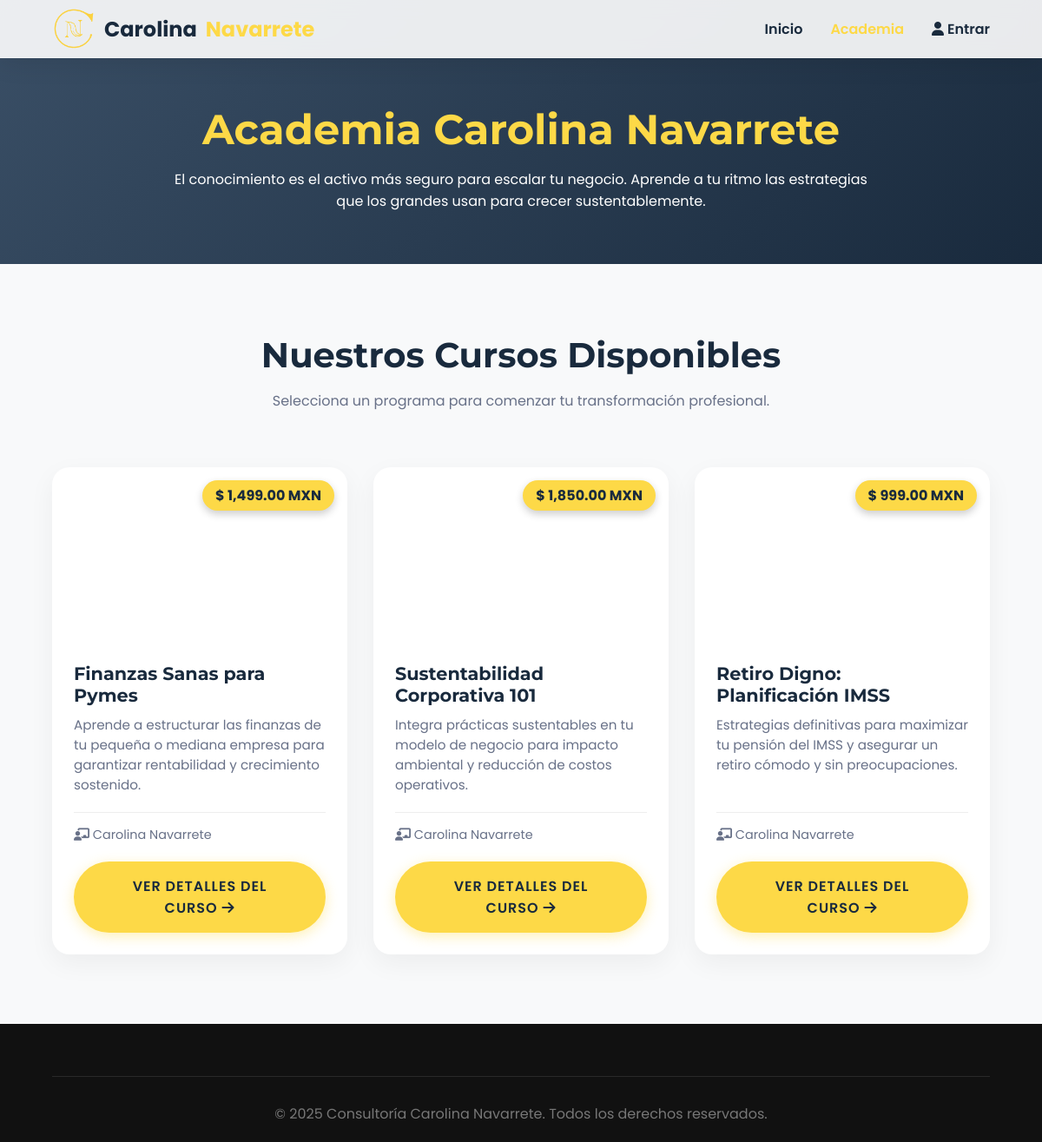
The page /cursos.php on the database its author committed.
### tables this page shows
CREATE TABLE courses (
            id INTEGER PRIMARY KEY AUTOINCREMENT,
            title TEXT NOT NULL,
            slug TEXT NOT NULL UNIQUE,
            short_description TEXT NOT NULL,
            full_description TEXT NOT NULL,
            price REAL NOT NULL,
            image_url TEXT NOT NULL,
            video_url TEXT,
            features TEXT,
            instructor TEXT DEFAULT 'Carolina Navarrete'
        );

### auth.php (called while the page is built, shortened)
<?php
function isLoggedIn()
{
    return isset($_SESSION['user_id']);
}
function getCurrentUser()
{
    if (!isLoggedIn())
        return null;
    return [
        'id' => $_SESSION['user_id'],
        'name' => $_SESSION['user_name'],
        'email' => $_SESSION['user_email']
    ];
}
?>

### cursos.php (the view, shortened to what this page needs)
<?php
require_once 'db.php';
require_once 'auth.php';
$stmt = $pdo->query("SELECT * FROM courses");
$courses = $stmt->fetchAll(PDO::FETCH_ASSOC);
$user = getCurrentUser();
?>
<!DOCTYPE html>
<html lang="es">
<head>
    <link rel="stylesheet" href="https://cdnjs.cloudflare.com/ajax/libs/font-awesome/6.4.0/css/all.min.css">
    <link rel="stylesheet" href="https://cdn.jsdelivr.net/npm/bootstrap-icons@1.11.1/font/bootstrap-icons.css">
    <link rel="stylesheet" href="styles/style.css">
    <link rel="stylesheet" href="styles/cursos.css">
</head>
<body>
    <nav id="navbar" class="scrolled">
        <a href="index.php" class="logo"><img src="images/Logo_amarillo.png" alt="Carolina Navarrete Logo"
                style="height: 50px; width: auto; object-fit: contain;"> Carolina <span>Navarrete</span></a>
        <ul class="nav-links" id="nav-links">
            <li><a href="index.php">Inicio</a></li>
            <li><a href="cursos.php" style="color: var(--primary);">Academia</a></li>
            <?php if ($user): ?>
                <li><a href="mis_cursos.php">Mis Cursos</a></li>
                <li><a href="logout.php" class="btn-login"><i class="fas fa-sign-out-alt"></i> Salir</a></li>
            <?php else: ?>
                <li><a href="login.php" class="btn-login"><i class="fas fa-user"></i> Entrar</a></li>
            <?php endif; ?>
        </ul>
    </nav>
    <section class="academy-hero">
        <div class="academy-hero-content reveal active">
            <h1>Academia Carolina Navarrete</h1>
            <p>El conocimiento es el activo más seguro para escalar tu negocio. Aprende a tu ritmo las estrategias que
                los grandes usan para crecer sustentablemente.</p>
        </div>
    </section>
    <section class="courses-container">
        <div class="section-header reveal active">
            <h2>Nuestros Cursos Disponibles</h2>
            <p>Selecciona un programa para comenzar tu transformación profesional.</p>
        </div>
        <div class="courses-grid">
            <?php foreach ($courses as $course): ?>
                <div class="course-card reveal active">
                    <div class="course-image"
                        style="background-image: url('<?php echo htmlspecialchars($course['image_url']); ?>')">
                        <div class="course-price">$
                            <?php echo number_format($course['price'], 2); ?> MXN
                        </div>
                    </div>
                    <div class="course-content">
                        <h3>
                            <?php echo htmlspecialchars($course['title']); ?>
                        </h3>
                        <p>
                            <?php echo htmlspecialchars($course['short_description']); ?>
                        </p>
                        <div class="course-meta">
                            <span><i class="fas fa-chalkboard-teacher"></i>
                                <?php echo htmlspecialchars($course['instructor']); ?>
                            </span>
                        </div>
                        <a href="curso_detalle.php?id=<?php echo $course['id']; ?>" class="btn btn-primary btn-block">Ver
                            detalles del curso <i class="fas fa-arrow-right"></i></a>
                    </div>
                </div>
            <?php endforeach; ?>
        </div>
    </section>
    <footer>
        <div class="footer-bottom" style="margin-top: 0; padding-top: 30px;">
            <p>&copy; 2025 Consultoría Carolina Navarrete. Todos los derechos reservados.</p>
        </div>
    </footer>
</body>
</html>

### styles/style.css (style rules this page uses)
:root { --primary: #fdd947; --secondary: #3a4f66; --accent: #e44993; --accent-alt: #227bc3; --text-dark: #192a3d; --text-light: #687188; --bg-light: #f8f9fa; --glass-bg: rgba(255, 255, 255, 0.9); --glass-border: rgba(255, 255, 255, 0.2); --transition: all 0.4s cubic-bezier(0.25, 0.8, 0.25, 1); }
* { margin: 0; padding: 0; box-sizing: border-box; scroll-behavior: smooth; }
body { font-family: 'Poppins', sans-serif; color: var(--text-dark); background-color: #fff; overflow-x: hidden; }
h1, h2, h3, h4, h5, h6 { font-family: 'Montserrat', sans-serif; font-weight: 700; }
nav { position: fixed; top: 0; width: 100%; background: var(--glass-bg); backdrop-filter: blur(10px); border-bottom: 1px solid var(--glass-border); z-index: 1000; padding: 1rem 5%; display: flex; justify-content: space-between; align-items: center; transition: var(--transition); }
nav.scrolled { box-shadow: 0 4px 30px rgba(0, 0, 0, 0.1); padding: 0.5rem 5%; }
.logo { font-size: 1.5rem; font-weight: 700; color: var(--text-dark); text-decoration: none; display: flex; align-items: center; gap: 10px; }
.logo span { color: var(--primary); }
.nav-links { display: flex; gap: 2rem; list-style: none; }
.nav-links a { text-decoration: none; color: var(--text-dark); font-weight: 600; transition: var(--transition); position: relative; }
.nav-links a::after { content: ''; position: absolute; width: 0; height: 2px; bottom: -5px; left: 0; background-color: var(--primary); transition: var(--transition); }
.btn { display: inline-block; padding: 1rem 2.5rem; border-radius: 50px; font-weight: 600; text-decoration: none; transition: var(--transition); text-transform: uppercase; letter-spacing: 1px; }
.btn-primary { background: var(--primary); color: var(--text-dark); box-shadow: 0 4px 15px rgba(253, 217, 71, 0.4); }
.section-header { text-align: center; margin-bottom: 4rem; }
.section-header h2 { font-size: 2.5rem; color: var(--text-dark); margin-bottom: 1rem; }
.section-header p { color: var(--text-light); max-width: 600px; margin: 0 auto; }
footer { background: #111; color: white; padding: 60px 5% 20px; }
.footer-bottom { text-align: center; padding-top: 20px; border-top: 1px solid rgba(255, 255, 255, 0.1); color: #777; }
.reveal { opacity: 0; transform: translateY(50px); transition: all 0.8s ease-out; }
.reveal.active { opacity: 1; transform: translateY(0); }

### styles/cursos.css (style rules this page uses)
.btn-block { display: block; width: 100%; text-align: center; }
.academy-hero { padding: 120px 5% 60px; background: linear-gradient(135deg, var(--secondary) 0%, #192a3d 100%); color: white; text-align: center; }
.academy-hero-content { max-width: 800px; margin: 0 auto; }
.academy-hero h1 { font-size: 3rem; margin-bottom: 1rem; color: var(--primary); }
.courses-container { padding: 80px 5%; background: var(--bg-light); min-height: 50vh; }
.courses-grid { display: grid; grid-template-columns: repeat(auto-fit, minmax(320px, 1fr)); gap: 30px; margin-top: 40px; }
.course-card { background: white; border-radius: 20px; overflow: hidden; box-shadow: 0 10px 30px rgba(0, 0, 0, 0.05); transition: var(--transition); display: flex; flex-direction: column; }
.course-image { height: 200px; background-size: cover; background-position: center; position: relative; }
.course-price { position: absolute; top: 15px; right: 15px; background: var(--primary); color: var(--text-dark); padding: 5px 15px; border-radius: 20px; font-weight: 700; box-shadow: 0 4px 10px rgba(0, 0, 0, 0.2); }
.course-content { padding: 25px; flex-grow: 1; display: flex; flex-direction: column; }
.course-content h3 { font-size: 1.3rem; margin-bottom: 10px; color: var(--text-dark); }
.course-content p { color: var(--text-light); font-size: 0.95rem; margin-bottom: 20px; flex-grow: 1; }
.course-meta { display: flex; justify-content: space-between; align-items: center; margin-bottom: 20px; padding-top: 15px; border-top: 1px solid #eee; font-size: 0.9rem; color: var(--text-light); }

### rows shown on the page
courses: price "1,499.00", title "Finanzas Sanas para Pymes", short_description "Aprende a estructurar las finanzas de tu pequeña o mediana empresa para garantizar rentabilidad y crecimiento sostenido.", instructor "Carolina Navarrete"
courses: price "1,850.00", title "Sustentabilidad Corporativa 101", short_description "Integra prácticas sustentables en tu modelo de negocio para impacto ambiental y reducción de costos operativos.", instructor "Carolina Navarrete"
courses: price "999.00", title "Retiro Digno: Planificación IMSS", short_description "Estrategias definitivas para maximizar tu pensión del IMSS y asegurar un retiro cómodo y sin preocupaciones.", instructor "Carolina Navarrete"
